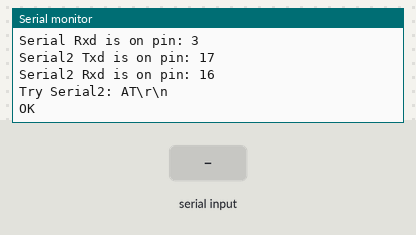
Simulated run of this sketch. Board: ESP32. On the bench: the last lines printed to the serial monitor. The test bench sets the inputs (shaded band). The modem accepts every AT command (registered, SIM ready, sends succeed) and sends nothing else.

Above: at 1.2 s.
1.3 s: "1" received over the second serial link
At 1.7 s:
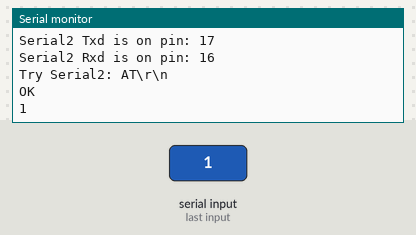
2.8 s: "0" received over the second serial link
At 4.0 s:
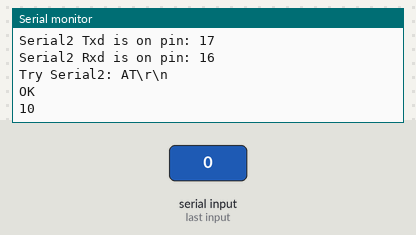

The sketch:

sketch_may17a-BTandSerial123.ino
```cpp
#define RXD2 16
#define TXD2 17

void setup() {
  //Serial.begin(9600);
  //Serial.println("Starting Serial");

  //Serial1.begin(9600);
  //Serial1.println("Starting Serial1");

  //Serial2.begin(9600);
  //Serial2.println("Starting Serial2");
   // Note the format for setting a serial port is as follows: Serial2.begin(baud-rate, protocol, RX pin, TX pin);
  /*Serial.begin(9600);
  //Serial1.begin(9600, SERIAL_8N1, RXD2, TXD2);
  Serial2.begin(9600, SERIAL_8N1, RXD2, TXD2);
  Serial.println("Serial Txd is on pin: "+String(TX));
  Serial.println("Serial Rxd is on pin: "+String(RX));
  Serial.println("Serial2 Txd is on pin: "+String(TXD2));
  Serial.println("Serial2 Rxd is on pin: "+String(RXD2));
  Serial.println("Try Serial2: AT\\r\\n");
  Serial2.print("AT\r\n");*/
  Serial.begin(9600);
  //Serial1.begin(9600, SERIAL_8N1, RXD2, TXD2);
  Serial2.begin(9600, SERIAL_8N1, RXD2, TXD2);
  Serial.println("Serial Txd is on pin: "+String(TX));
  Serial.println("Serial Rxd is on pin: "+String(RX));
  Serial.println("Serial2 Txd is on pin: "+String(TXD2));
  Serial.println("Serial2 Rxd is on pin: "+String(RXD2));
  Serial.println("Try Serial2: AT\\r\\n");
  Serial2.print("AT\r\n");

}

void loop() {
  /*if (Serial.available()) {
    Serial.write(Serial.read());
  }
  if (Serial.available()) {
    Serial.write(Serial.read());
  }*/

/*  if (Serial1.available()) {
    Serial.write(Serial1.read());
  }
  if (Serial.available()) {
    Serial1.write(Serial.read());
  }*/

 /* if (Serial2.available()) {
    Serial.write(Serial2.read());
  }
  if (Serial.available()) {
    Serial2.write(Serial.read());
  }*/

  /*if (Serial2.available()) {
    Serial.write(Serial2.read());
  }*/

  /*if (Serial1.available()) {
    Serial.write(Serial1.read());
  }*/
  /*
  if (Serial.available()) {
    int c = Serial.read();
    //Serial1.write(c);
    Serial2.write(c);
  }*/

/*
  if (Serial2.available()) {
    Serial.write(Serial2.read());
  }
  if (Serial.available()) {
    Serial2.write(Serial.read());
  }
*/
  if (Serial2.available()) {
    Serial.write(Serial2.read());
  }
  if (Serial.available()) {
    Serial2.write(Serial.read());
  }
}
```

Measured:
- after the input at 1.3 s, the serial monitor: prints a new line at once (image 1)
- after the input at 2.8 s, the serial monitor: prints a new line at once (image 2)
